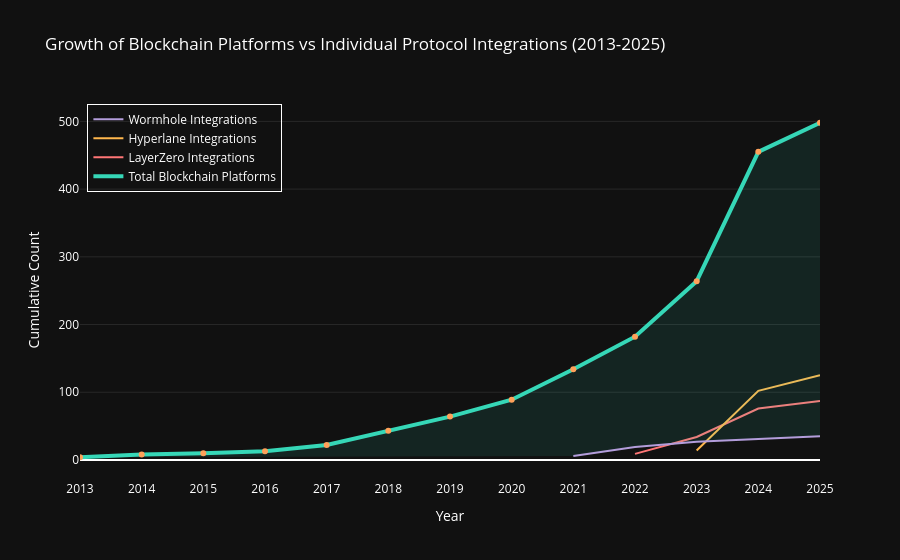

The notebook cell this image was saved under:
### Code cell
import pandas as pd
import plotly.graph_objects as go

# First, let's combine the blockchain layer data as before
year_counts_layer1 = layer1['Year'].value_counts().sort_index()
year_counts_layer2 = layer2['Year'].value_counts().sort_index()
year_counts_layer3 = layer3['Year'].value_counts().sort_index()

# Create cumulative blockchain counts
df_combined = pd.DataFrame({
    'Layer 1': year_counts_layer1,
    'Layer 2': year_counts_layer2,
    'Layer 3': year_counts_layer3
}).fillna(0)

df_combined = df_combined.sort_index()
df_combined['Total New Chains'] = df_combined.sum(axis=1)
df_combined['Cumulative Total Chains'] = df_combined['Total New Chains'].cumsum()

# Process each protocol's data separately
def get_protocol_cumulative(df):
    yearly_counts = df['Year'].value_counts().sort_index()
    return yearly_counts.cumsum()

layerzero_cumulative = get_protocol_cumulative(layerzero)
hyperlane_cumulative = get_protocol_cumulative(hyperlane)
wormhole_cumulative = get_protocol_cumulative(wormhole)

# Create the plot
fig = go.Figure()

# Add cumulative blockchain count
fig.add_trace(go.Scatter(
    x=df_combined.index,
    y=df_combined['Cumulative Total Chains'],
    name='Total Blockchain Platforms',
    line=dict(color='#36D7B7', width=4),
    mode='lines'
))

# Add each protocol's cumulative integrations
fig.add_trace(go.Scatter(
    x=layerzero_cumulative.index,
    y=layerzero_cumulative,
    name='LayerZero Integrations',
    line=dict(color='#FF7676', width=2),
    mode='lines'
))

fig.add_trace(go.Scatter(
    x=hyperlane_cumulative.index,
    y=hyperlane_cumulative,
    name='Hyperlane Integrations',
    line=dict(color='#FFB74D', width=2),
    mode='lines'
))

fig.add_trace(go.Scatter(
    x=wormhole_cumulative.index,
    y=wormhole_cumulative,
    name='Wormhole Integrations',
    line=dict(color='#B39DDB', width=2),
    mode='lines'
))

# Update layout
fig.update_layout(
    title='Growth of Blockchain Platforms vs Individual Protocol Integrations (2013-2025)',
    xaxis_title='Year',
    yaxis_title='Cumulative Count',
    plot_bgcolor='rgb(17,17,17)',
    paper_bgcolor='rgb(17,17,17)',
    font=dict(color='white'),
    showlegend=True,
    legend=dict(
        bgcolor='rgba(0,0,0,0)',
        font=dict(color='white'),
        y=0.99,
        x=0.01,
        bordercolor='white',
        borderwidth=1
    ),
    xaxis=dict(
        gridcolor='rgba(128,128,128,0.2)',
        tickcolor='white',
        showgrid=False,
        range=[2013, 2025],
        dtick=1
    ),
    yaxis=dict(
        gridcolor='rgba(128,128,128,0.2)',
        tickcolor='white',
        showgrid=True,
        gridwidth=1
    ),
    hovermode='x unified'
)

# Add shaded area between total platforms and highest protocol line
max_protocol = pd.concat([
    layerzero_cumulative,
    hyperlane_cumulative,
    wormhole_cumulative
]).groupby(level=0).max()

fig.add_trace(go.Scatter(
    x=df_combined.index,
    y=df_combined['Cumulative Total Chains'],
    fill='tonexty',
    fillcolor='rgba(54,215,183,0.1)',
    line=dict(width=0),
    showlegend=False,
    name='Integration Gap'
))

fig.show()

### Figure 1 — Plotly figure (JSON) as saved in the notebook; plotly's stock layout.template omitted (floating-point values rounded to 4 significant figures)
{"data": [{"line": {"color": "#36D7B7", "width": 4}, "mode": "lines", "name": "Total Blockchain Platforms", "type": "scatter", "x": [2013, 2014, 2015, 2016, 2017, 2018, 2019, 2020, 2021, 2022, 2023, 2024, 2025], "y": [4.0, 8.0, 10.0, 13.0, 22.0, 43.0, 64.0, 89.0, 134.0, 182.0, 264.0, 455.0, 498.0]}, {"line": {"color": "#FF7676", "width": 2}, "mode": "lines", "name": "LayerZero Integrations", "type": "scatter", "x": [2022, 2023, 2024, 2025], "y": [9, 34, 76, 87]}, {"line": {"color": "#FFB74D", "width": 2}, "mode": "lines", "name": "Hyperlane Integrations", "type": "scatter", "x": [2023, 2024, 2025], "y": [14, 102, 125]}, {"line": {"color": "#B39DDB", "width": 2}, "mode": "lines", "name": "Wormhole Integrations", "type": "scatter", "x": [2021, 2022, 2023, 2024, 2025], "y": [6, 19, 27, 31, 35]}, {"fill": "tonexty", "fillcolor": "rgba(54,215,183,0.1)", "line": {"width": 0}, "name": "Integration Gap", "showlegend": false, "type": "scatter", "x": [2013, 2014, 2015, 2016, 2017, 2018, 2019, 2020, 2021, 2022, 2023, 2024, 2025], "y": [4.0, 8.0, 10.0, 13.0, 22.0, 43.0, 64.0, 89.0, 134.0, 182.0, 264.0, 455.0, 498.0]}], "layout": {"font": {"color": "white"}, "hovermode": "x unified", "legend": {"bgcolor": "rgba(0,0,0,0)", "bordercolor": "white", "borderwidth": 1, "font": {"color": "white"}, "x": 0.01, "y": 0.99}, "paper_bgcolor": "rgb(17,17,17)", "plot_bgcolor": "rgb(17,17,17)", "showlegend": true, "title": {"text": "Growth of Blockchain Platforms vs Individual Protocol Integrations (2013-2025)"}, "xaxis": {"dtick": 1, "gridcolor": "rgba(128,128,128,0.2)", "range": [2013, 2025], "showgrid": false, "tickcolor": "white", "title": {"text": "Year"}}, "yaxis": {"gridcolor": "rgba(128,128,128,0.2)", "gridwidth": 1, "showgrid": true, "tickcolor": "white", "title": {"text": "Cumulative Count"}}}}
